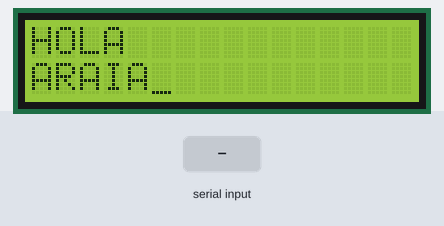
Bench run of a sketch on a simulated Arduino Uno, built with avr-gcc and run on an emulated ATmega328P. Parts: 16×2 character LCD. The test bench sets the inputs (shaded band). What the sketch prints to the serial monitor is not drawn.

Above: at 0.89 s.
1.4 s: "1" received over Serial
At 3.8 s:
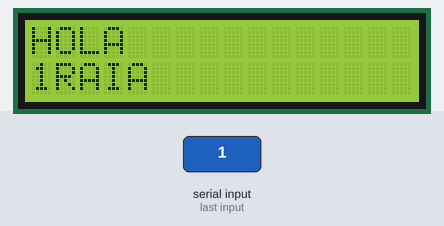
At 8.12 s:
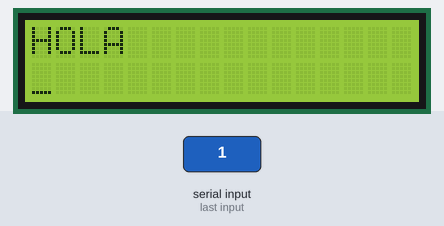
Timing chart, 0 to 9.6 s (numbered marks = the images above; inputs shaded):
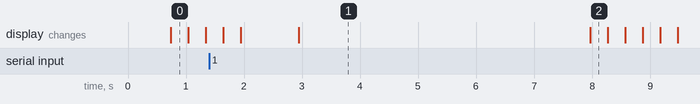

Measured:
- what the display in image 1 shows lasts 5.1 s, from 2.9 s to 8.0 s

The sketch:

ESP8266_LiquidCrystali2c.ino
```cpp
#include <LiquidCrystal_I2C.h>

// Construct an LCD object and pass it the
// I2C address, width (in characters) and
// height (in characters). Depending on the
// Actual device, the IC2 address may change.

//Colocar los valores modulos de pantalla y i2c pegados
//MODULO-->esp
//GND--gnd
//VCC--VU
//SDA-> D2
//SCL->D1
LiquidCrystal_I2C lcd(0x3F, 16, 2);
int incomingByte = 0;
String a;

void setup() {

  // The begin call takes the width and height. This
  // Should match the number provided to the constructor.
  lcd.begin(16, 2);
  lcd.init();

  Serial.begin(9600); // opens serial port, sets data rate to 9600 bps

  // Turn on the backlight.
  lcd.backlight();
  lcd.setBacklight(520);
  // Move the cursor characters to the right and
  // zero characters down (line 1).
  lcd.setCursor(0, 0);

  // Print HELLO to the screen, starting at 5,0.
  lcd.print("HOLA");

  // Move the cursor to the next line and print
  // WORLD.
  lcd.setCursor(0, 1);
  lcd.print("ARAIA");
}

void loop() {

  while (Serial.available()) {

    a = Serial.readString(); // read the incoming data as string
lcd.setCursor(0, 1);
    Serial.println(a);
    lcd.noCursor();
    lcd.print(a);
    delay(3000);
    lcd.setCursor(0, 1);
       delay(2000);
    lcd.print("                          ");
    lcd.setCursor(0, 1);
     lcd.cursor();
  }
delay(300);
lcd.noCursor();
delay(300);
lcd.cursor();

}
```
